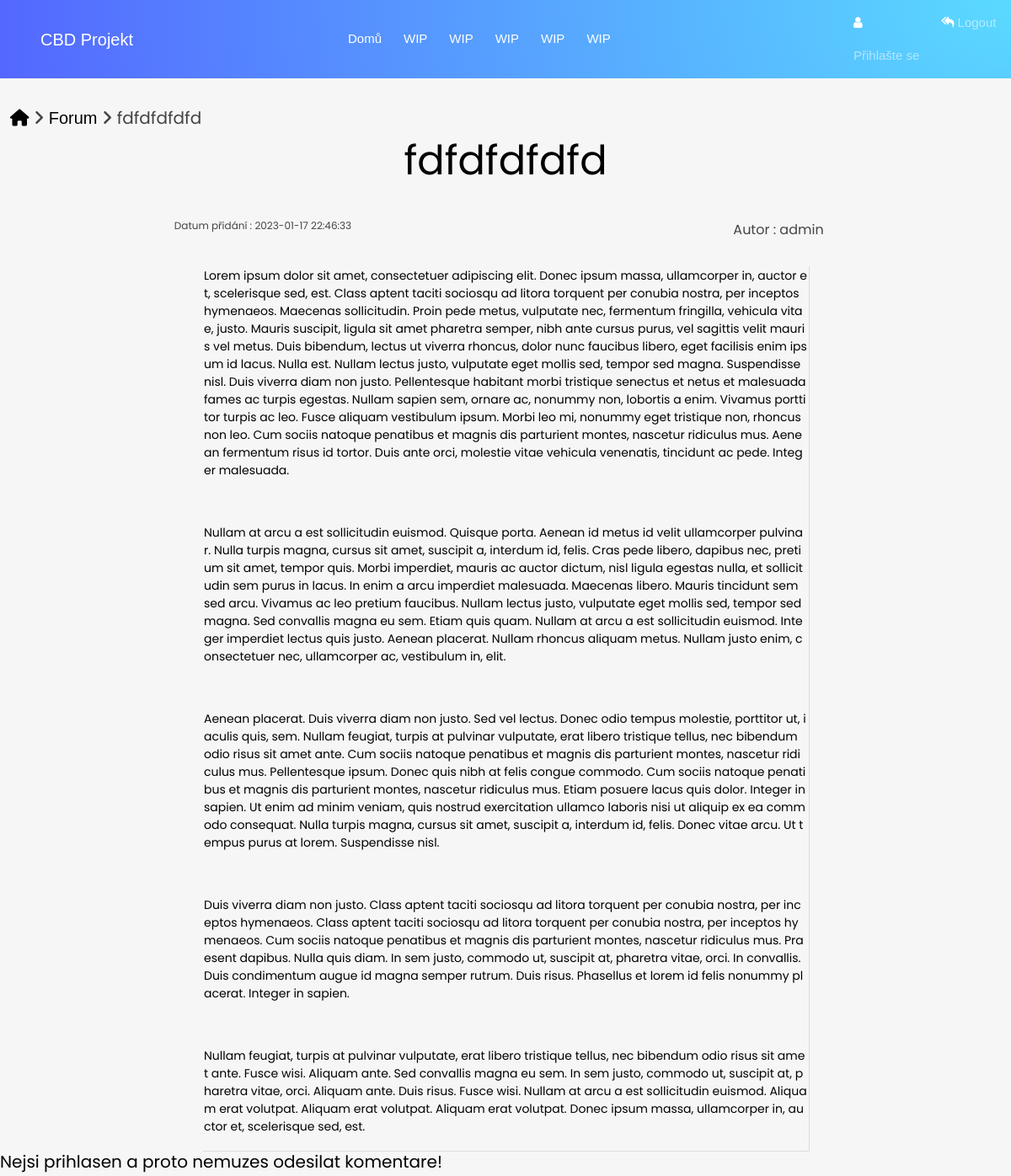
The app's page /Forum/forum_post.php?id=41 with its own data.
### tables this page shows
CREATE TABLE `forum_post` (
  `id_post` int(11) NOT NULL,
  `id_kategorie` int(11) NOT NULL,
  `nazev_post` varchar(255) NOT NULL,
  `obsah` text NOT NULL,
  `uzivatel` varchar(255) NOT NULL,
  `datum_pridani` datetime NOT NULL DEFAULT current_timestamp() ON UPDATE current_timestamp()
);

### Forum/forum_post.php (the view, shortened to what this page needs)
<?php
$host = "localhost";
$username = "root";
$pass = "";
$db = "eshopfd";
$con = mysqli_connect($host, $username, $pass, $db);
?>
<!DOCTYPE html>
<head xmlns="http://www.w3.org/1999/html">
    <link rel="stylesheet" href="../css/design.css">
    <link rel="stylesheet" href="../css/forms.css">
    <link rel="stylesheet" href="../css/bootstrap-grid.css">
    <link rel="stylesheet" href="../css/bootstrap.css">
    <link rel="stylesheet" href="https://use.fontawesome.com/releases/v5.7.2/css/all.css"
>
    <link rel="stylesheet" href="../css/design.css">
    <link rel='stylesheet' href='https://cdn.jsdelivr.net/npm/bootstrap@5.0.1/dist/css/bootstrap.min.css'>
    <link rel='stylesheet' href='https://cdnjs.cloudflare.com/ajax/libs/font-awesome/5.15.3/css/all.min.css'>
    <link rel="stylesheet" href="css/produkty.css">
    <link rel="stylesheet" href="../css/hamburger_menu.css">
    <link rel="stylesheet" href="../css/slideshow.css">
    <link rel="stylesheet" href="../css/komentare.css">
    <link rel="stylesheet" href="../css/produkty.css">
    <link rel="stylesheet" href="../css/forum.css">
    <link rel="stylesheet" href="../css/navigace.css">
    <link rel="stylesheet" href="../css/forum_komentare.css">
    <link href="https://maxcdn.bootstrapcdn.com/font-awesome/4.3.0/css/font-awesome.min.css" rel="stylesheet">
</head>
<body>
<nav class="navbar navbar-expand-lg navbar-dark bg-purple "
     style="background-image: radial-gradient(100% 1000% at 100% 0, #5adaff 0, #5468ff 100%);">
    <div class="mx-auto order-1 w-50">
        <a class="navbar-brand mx-lg-5" href="main.php">CBD Projekt</a>
    </div>
    <div class="navbar-collapse collapse w-75 order-2  dual-collapse2 ">
        <ul class="navbar-nav ml-auto">
            <li class="nav-item">
                <a class="nav-link active" href='forum_main.php'>Domů</a>
            </li>
            <li class='nav-item'>
                <a class='nav-link active' href='#'>WIP</a>
            </li>
            <li class='nav-item'>
                <a class='nav-link active' href='#'>WIP</a>
            </li>
            <li class='nav-item'>
                <a class='nav-link active' href='#'>WIP</a>
            </li>
            <li class='nav-item'>
                <a class='nav-link active' href='#'>WIP</a>
            </li>
            <li class='nav-item'>
                <a class='nav-link active' href='#'>WIP</a>
            </li>
        </ul>
    </div>
    <div class="navbar-collapse collapse w-25  order-3 dual-collapse2" style="position: sticky">
        <ul class="navbar-nav ml-auto">
            <li style='color: white' class="nav-item">
                <?php
                if ($_SESSION['ROLE'] == 'admin') {
                    echo "<a class='nav-link' href='admin/forum_admin.php'><i class='fa fa-user'></i> Admin</a>";
                } else {
                    echo '<a class="nav-link"><i class="fa fa-user"></i> ' . $_SESSION['NAME'] . '</a>';
                }
                if (!isset($_SESSION['NAME'])) {
                    echo "<a class='nav-link' href='login.php><i class='fa fa-user'></i> Přihlašte se</a>";
                }
                ?>
            <li class="nav-item">
                <a class='nav-link' href='../logout.php'><i class='fa fa-reply-all'></i> Logout</a>
            </li>
            </li>
        </ul>
    </div>
</nav>
<form action="" method="post">
    <?php
    $id_post = $_GET['id'];
        ?>
    <?php
    $select_products = mysqli_query($con, "SELECT * FROM forum_post WHERE id_post = '$id_post'");
    if (mysqli_num_rows($select_products) > 0){
    while ($fetch_product = mysqli_fetch_assoc($select_products)){
    $product_popis = $fetch_product['obsah'];
    $autor_name = $fetch_product['uzivatel'];
    $date_added = $fetch_product['datum_pridani'];
    ?>
    <div class="navigace" style="position:relative; top: 2rem;">
        <a href="../index.php"><i class="fa-solid fa-house"></i></a> <i class="fa-solid fa-angle-right"></i> <a
                href="forum_main.php">Forum</a> <i
                class="fa-solid fa-angle-right"></i> <?php echo $fetch_product['nazev_post']; ?>
    </div>
    <div class="forum_post">
        <p class="forum_postname"><?php echo $fetch_product['nazev_post']; ?></p>
        <div class="forum_date">Datum přidání : <?php echo $date_added; ?></div>
        <div class="forum_autor">Autor : <?php echo $autor_name; ?></div>
        <br>
        <div class="forum_posttext"><?php echo $product_popis; ?></div>
        <br>
        ?>    </div>
</form>
<?php
}
}
?>
<?php
if (!isset($_SESSION['ROLE'])) {
    echo "<div class='col-xl-8'>
    <div class='komentar' >
        <div class='koment-text'>
            <p>Nejsi prihlasen a proto nemuzes odesilat komentare!</p>
        </div>
    </div>
</div>";
                    } ?>
</body>
</html>

### css/design.css (style rules this page uses)
a { color: black; text-decoration: none; }

### css/forms.css (style rules this page uses)
body { margin: 0; padding: 0; width: 100%; height: 100%; position: absolute; }
.navbar, navbar-light, navbar-expand-sm { z-index: 1; background-color: #222831; }
.nav-link { color: white; font-size: 0.9em; margin-right: 5px; margin-left: 5px; }
.navbar-brand { color: #ffffff; font-size: 18px; }
.nav-link { font-size: 15px; }
.fa { color: white; }

### css/produkty.css (style rules this page uses)
body { font-family: "Poppins", sans-serif; color: #444444; }
a, a:hover { text-decoration: none; color: inherit; }

### css/hamburger_menu.css (style rules this page uses)
body { padding: 0px; margin: 0px; font-size: 20px; font-family: 'Cabin', Sans-serif; }

### css/slideshow.css (style rules this page uses)
* { box-sizing:border-box }

### css/forum.css (style rules this page uses)
a { color: #56baed; display:inline-block; text-decoration: none; font-weight: 400; }
.forum_post { flex-direction: column; align-content: center; display: flex; justify-content: center; align-items: center; position: relative; top: 2rem; }
.forum_postname { font-size: 3rem; position: relative; font-family: "Poppins", sans-serif; }
.forum_posttext { word-break: break-all; max-width: 60%; font-size: 14px; padding:2px; color: rgba(0,0,0,0.1); width: 70%; box-shadow: 1px 1px; }
p { color:black; }
.forum_autor { font-size: 1rem; position: relative; left: 27%; }
.forum_date { position: relative; font-size: 0.75rem; right: 24%; top: 1rem; }
body { background-color: #f7f6f6 }

### css/navigace.css (style rules this page uses)
.navigace { position: relative; top: 3%; left: 1%; width: 50rem; }

### Forum/forum_post.php (style rules this page uses)
a { color: black; font-family: 'Quicksand', sans-serif; }

### records on screen
forum_post: nazev_post "fdfdfdfdfd", datum_pridani "2023-01-17 22:46:33", uzivatel "admin", obsah "Lorem ipsum dolor sit amet, consectetuer adipiscing elit. Donec ipsum massa, ullamcorper in, auctor et, scelerisque sed, est. Class aptent taciti sociosqu ad litora torquent per conubia nostra, per inceptos hymenaeos. Maecenas sollicitudin. Proin pede metus, vulputate nec, fermentum fringilla, vehicula vitae, justo. Mauris suscipit, ligula sit amet pharetra semper, nibh ante cursus purus, vel sagittis velit mauris vel metus. Duis bibendum, lectus ut viverra rhoncus, dolor nunc faucibus libero, eget facilisis enim ipsum id lacus. Nulla est. Nullam lectus justo, vulputate eget mollis sed, tempor sed magna. Suspendisse nisl. Duis viverra diam non justo. Pellentesque habitant morbi tristique…"
